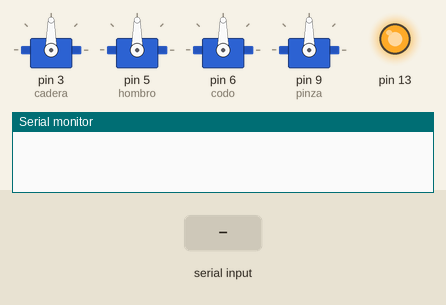
This sketch was run on a simulated Arduino Uno, built with avr-gcc and run on an emulated ATmega328P. Shown: 4 × servo, output pins drawn as LEDs (lit = HIGH), the last lines printed to the serial monitor. The test bench sets the inputs (shaded band).

Above: at 1.2 s.
1.3 s: "A,45\n" received over Serial
At 2.1 s:
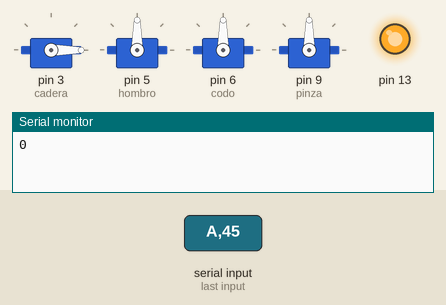
2.8 s: "B,45\n" received over Serial
At 3.3 s:
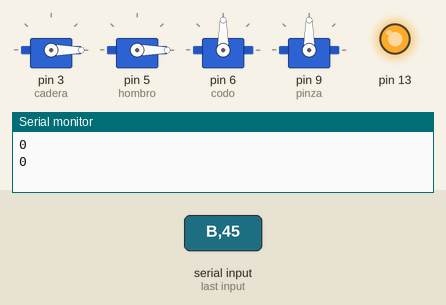
4.3 s: "A90\n" received over Serial
At 5.5 s:
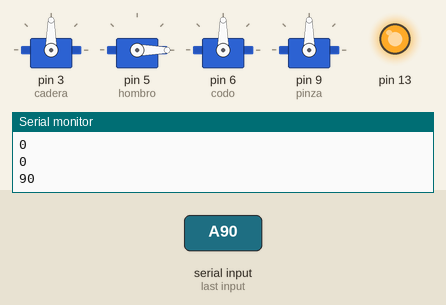
5.8 s: "C,45\n" received over Serial
At 6.8 s:
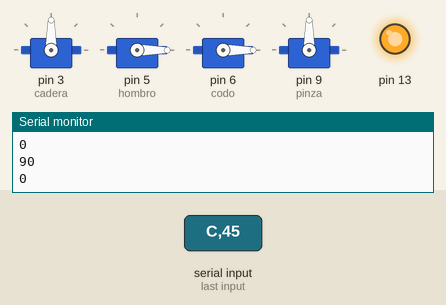
7.3 s: "B90\n" received over Serial
At 7.9 s:
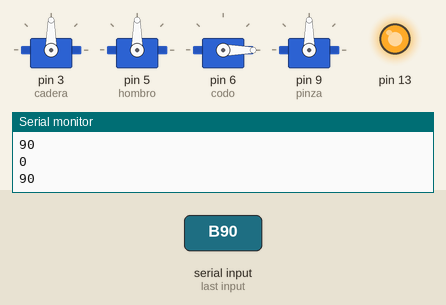
8.8 s: "D,45\n" received over Serial
At 10.2 s:
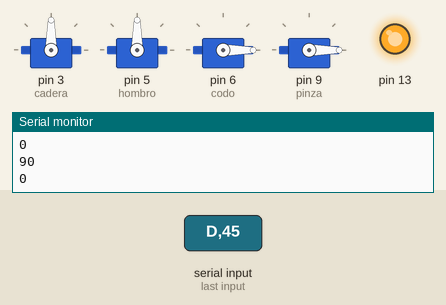
Timing chart, 0 to 11.3 s (numbered marks = the images above; inputs shaded):
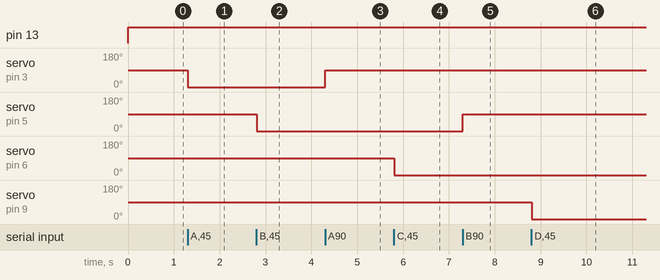

Measured:
- after the input at 1.3 s, servo on pin 3 (cadera): 90° → 0° at once
- after the input at 2.8 s, servo on pin 5 (hombro): 90° → 0° at once
- after the input at 4.3 s, servo on pin 3 (cadera): 0° → 90° at once
- after the input at 5.8 s, servo on pin 6 (codo): 90° → 0° at once
- after the input at 7.3 s, servo on pin 5 (hombro): 0° → 90° at once
- after the input at 8.8 s, servo on pin 9 (pinza): 90° → 0° at once

The sketch:

JetzArmBT-Arduino_UNO_without_display.ino
```cpp
//Programa #1 Control JetzArm por Bluetooth y Android.
//La conexion se realiza de acuerdo a el diagrama, sin embargo se puede cambiar a comodidad del usuario.
//.................................................................
//....................Black Gayo...................................
//.................................................................

#include <Servo.h>
Servo cadera,hombro,codo,pinza;
char unChar;
String readString;

void setup() {
Serial.begin(9600);
cadera.attach(3);
hombro.attach(5);
codo.attach(6);
pinza.attach(9);
pinMode(13,OUTPUT);

}


void loop() {


digitalWrite(13,HIGH);

if (Serial.available()>0) {
    unChar = Serial.read();

    if(unChar=='A'){
      motor1();
    }

    if(unChar=='B'){
      motor2();
    }

    if(unChar=='C'){
      motor3();
    }

    if(unChar=='D'){
      motor4();
    }
                        }

             }


void motor1(){
        delay(5);
        while (Serial.available()) {
          //delayMicroseconds(100);
          char c = Serial.read();
          readString += c;
        }
        if (readString.length() >0) {
          Serial.println(readString.toInt());
          cadera.write(readString.toInt());
          readString="";
        }
}

void motor2(){
        delay(5);
        while (Serial.available()) {
          //delayMicroseconds(100);
          char c = Serial.read();
          readString += c;
        }
        if (readString.length() >0) {
          Serial.println(readString.toInt());
          hombro.write(readString.toInt());

          readString="";
        }
}

void motor3(){
        delay(5);
        while (Serial.available()) {
          //delayMicroseconds(100);
          char c = Serial.read();
          readString += c;
        }
        if (readString.length() >0) {
          Serial.println(readString.toInt());
          codo.write(readString.toInt());
          readString="";
        }
}

void motor4(){
        delay(5);
        while (Serial.available()) {
          //delayMicroseconds(100);
          char c = Serial.read();
          readString += c;
        }
        if (readString.length() >0) {
          Serial.println(readString.toInt());
          pinza.write(readString.toInt());
          readString="";
        } }
```
